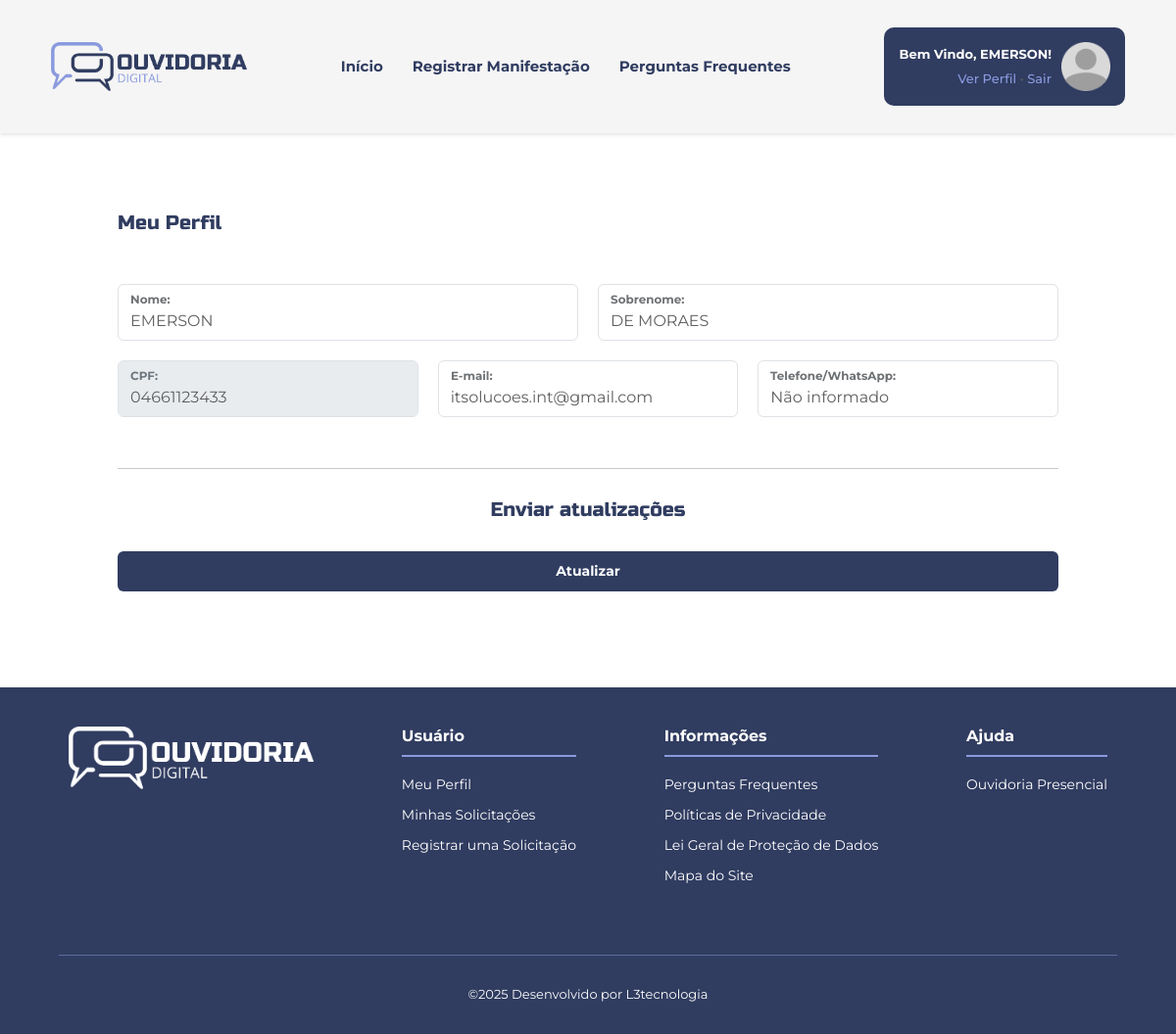
Screenshot of /alterar_perfil.php (signed in) with the database file from the repository.
### tables this page shows
CREATE TABLE `tb_usuario` (
  `id_usuario` int(11) NOT NULL,
  `nome_usuario` varchar(100) NOT NULL,
  `sobrenome_usuario` varchar(200) NOT NULL,
  `cpf_usuario` varchar(15) NOT NULL,
  `email_usuario` varchar(100) NOT NULL,
  `login_usuario` varchar(100) NOT NULL,
  `senha_usuario` varchar(250) NOT NULL,
  `telefone_whatsapp` varchar(15) NOT NULL
);

### provedores/Classes.php (called while the page is built, shortened)
<?php
class Usuario implements usuario_interface
{
    private $conexao;
    public function __construct()
    {
        $this->conexao = new Conexao;
    }
    public function chama_usuario_perfil($id_usuario)
    {
        $query = "SELECT * FROM tb_usuario WHERE id_usuario = :id_usuario LIMIT 1";
        try {
            $conn = $this->conexao->Conectar();
            $stmt = $conn->prepare($query);
            $stmt->bindValue(':id_usuario', $id_usuario);
            $stmt->execute();
            return $r = $stmt->fetch(PDO::FETCH_ASSOC);
        } catch (PDOException $e) {
            throw new Exception('Erro ao consultar CPF: ' . $e->getMessage());
        }
    }
}

### alterar_perfil.php (the view, shortened to what this page needs)
<?php
require_once 'provedores/Classes.php';
require_once 'controladores/Controller.php';
$usuario = new Usuario;
$dados = $usuario->chama_usuario_perfil($_SESSION['id_usuario']);
?>
<form class="perfil" action="provedores/AlterarUsuario.php" method="post">
    <h5>Meu Perfil</h5>
    <div class="perfil-div">
        <div class="form-floating">
            <input type="text" class="form-control" name="nome_usuario" id="nome_usuario" value="<?= $dados['nome_usuario'] ?>">
            <label for="nome_usuario">Nome:</label>
        </div>
        <div class="form-floating">
            <input type="text" class="form-control" name="sobrenome_usuario" id="sobrenome_usuario" value="<?= $dados['sobrenome_usuario'] ?>">
            <label for="sobrenome_usuario">Sobrenome:</label>
        </div>
    </div>
    <div class="perfil-div">
        <div class="form-floating">
            <input type="text" disabled class="form-control" name="cpf_usuario" id="cpf_usuario" value="<?= $dados['cpf_usuario'] ?>">
            <label for="cpf_usuario">CPF:</label>
        </div>
        <div class="form-floating">
            <input type="text" class="form-control" name="email_usuario" id="email_usuario" value="<?= $dados['email_usuario'] ?>">
            <label for="email_usuario">E-mail:</label>
        </div>
        <div class="form-floating">
            <input type="text" class="form-control" name="telefone_whatsapp" id="telefone_whatsapp" value="<?= !empty($dados['telefone_whatsapp']) ? $dados['telefone_whatsapp'] : 'Insira um número de telefone' ?>">
            <label for="telefone_whatsapp">Telefone/WhatsApp:</label>
        </div>
    </div>
    <div class="mt-3 text-center">
        <hr>
        <h5>Enviar atualizações</h5>
        <button type="submit" class="btn1 btn-primary btn">Atualizar</button>
    </div>
</form>
<?php include_once 'controladores/Footer.php' ?>

### assets/css/style.css (style rules this page uses)
* { margin: 0; padding: 0; box-sizing: border-box; list-style: none; text-decoration: none !important; transition: all 0.3s; }
:root { --cor-primaria: #303c60; --cor-secundaria: #8a9ade; --cor-branca: #ffffff; --cor-bg: #ecf5fb; --cor-cinza: #9e9e9f; --cor-cinza-light: #d9d9d9; --cor-cinza-light2: #f5f5f5; --cor-cinza-dark: #5f5f5f; --cor-amarela: #e9b91a; --cor-lilas: #d8217b; --cor-laranja: #ff7f17; --cor-vermelha: #f72627; --cor-verde: #007833; --cor-azul: #0081f7; --font-titulo: "Russo One", sans-serif; --font-texto: "Montserrat", sans-serif; }
.form-floating label { font-family: var(--font-texto); font-size: 14px; color: var(--cor-cinza-dark); font-weight: 700; height: 40px; }
.form-floating .form-control { color: var(--cor-cinza-dark); font-weight: 400; }
.btn { font-family: var(--font-texto); font-size: 14px; font-weight: 700; color: var(--cor-branca); border: none; padding: 10px 20px; cursor: pointer; width: 100%; }
.btn-primary { background-color: var(--cor-primaria); }
body { font-family: var(--font-texto); font-size: 14px; }
.perfil { display: flex; flex-direction: column; gap: 20px; padding: 50px 120px; width: 100%; }
.perfil h5 { font-size: 20px; color: var(--cor-primaria); font-family: var(--font-titulo); font-weight: 400; margin-block: 30px; }
.perfil-div { display: flex; justify-content: space-between; gap: 20px; }
.perfil div { width: 100%; }

### rows the page displays
tb_usuario: nome_usuario "EMERSON", sobrenome_usuario "DE MORAES", cpf_usuario "04661123433", email_usuario "itsolucoes.int@gmail.com", telefone_whatsapp "Não informado"

### other values shown
$_SESSION['nome_usuario'] "EMERSON"
